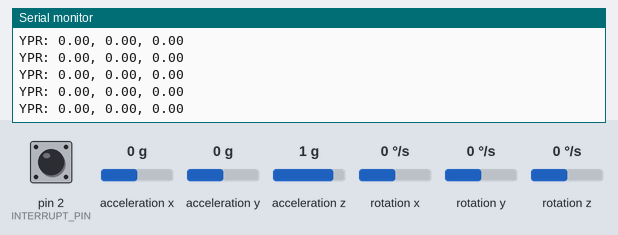
The sketch below on a simulated Arduino Uno, built with avr-gcc and run on an emulated ATmega328P. Parts: the last lines printed to the serial monitor. The test bench sets the inputs (shaded band); at power-on: acceleration x 0 g, rotation z 0 °/s, acceleration y 0 g, acceleration z 1 g, pin 2 (INTERRUPT_PIN) LOW, rotation x 0 °/s, rotation y 0 °/s. The sensor or clock chip raises its interrupt line as the real part does.

Above: at 1.7 s.
1.8 s: acceleration x set to -1.4 g
At 2.3 s:
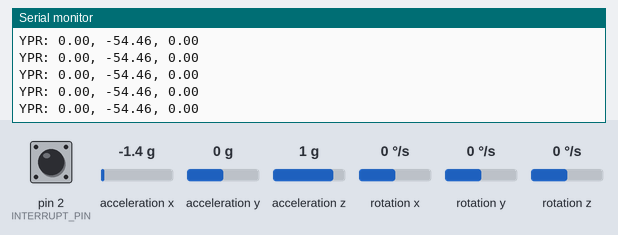
3.3 s: rotation z set to -100 °/s
At 4.0 s:
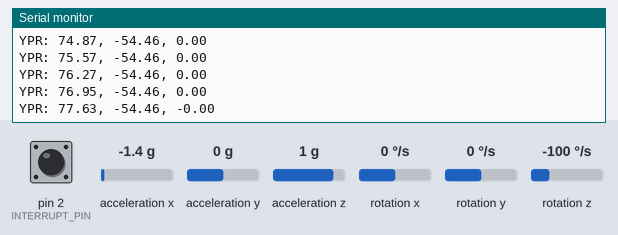
6.3 s: acceleration y set to -1.4 g
At 7.2 s:
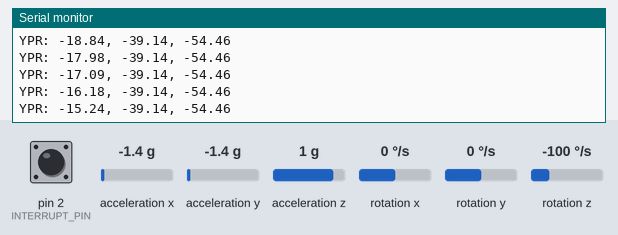
7.8 s: acceleration y set to -0.8 g
At 8.6 s:
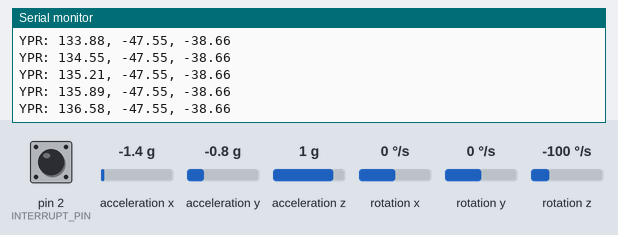
10.8 s: acceleration z set to 0 g
At 11.8 s:
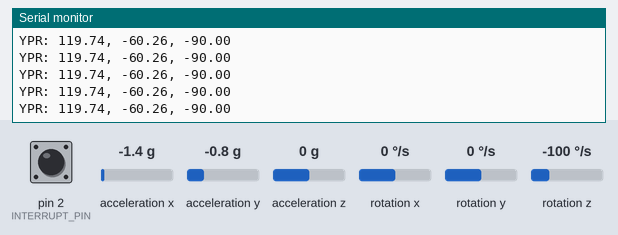
13.8 s: acceleration z set to 0.8 g
At 14.4 s:
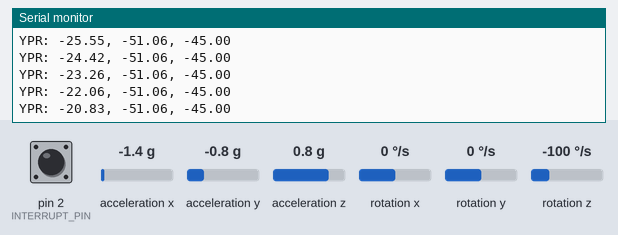
Timing chart, 0 to 16.8 s (numbered marks = the images above; inputs shaded):
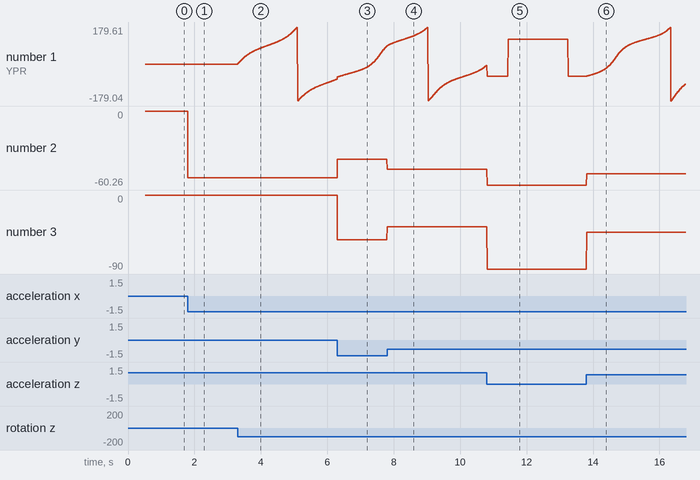

The sketch:

3_DMP_SensorTest.ino
```cpp
#include "I2Cdev.h"
#include "MPU6050_6Axis_MotionApps20.h"
#if I2CDEV_IMPLEMENTATION == I2CDEV_ARDUINO_WIRE
    #include "Wire.h"
#endif

MPU6050 mpu;

bool dmpReady = false;
uint8_t mpuIntStatus;
uint8_t devStatus;
uint16_t packetSize;
uint16_t fifoCount;
uint8_t fifoBuffer[64];

Quaternion q;
VectorFloat gravity;
float ypr[3]; // [yaw, pitch, roll]

#define INTERRUPT_PIN 2
volatile bool mpuInterrupt = false;
void dmpDataReady() {
    mpuInterrupt = true;
}

void setup() {
    #if I2CDEV_IMPLEMENTATION == I2CDEV_ARDUINO_WIRE
        Wire.begin();
        Wire.setClock(400000);
    #endif
    Serial.begin(115200);

    Serial.println(F("I2C device setup"));
    mpu.initialize();
    pinMode(INTERRUPT_PIN, INPUT);

    if (!mpu.testConnection()) {
        Serial.println(F("MPU6050 connection failed"));
        while(1);
    }
    Serial.println(F("MPU6050 connection successful"));

    Serial.println(F("starting DMP"));
    devStatus = mpu.dmpInitialize();
    mpu.setXGyroOffset(17);
    mpu.setYGyroOffset(-69);
    mpu.setZGyroOffset(27);
    mpu.setZAccelOffset(1551);

    if (devStatus == 0) {
        Serial.println(F("Enabling DMP"));
        mpu.setDMPEnabled(true);

        Serial.println(F("Enabling interrupt detection..."));
        attachInterrupt(digitalPinToInterrupt(INTERRUPT_PIN), dmpDataReady, RISING);
        mpuIntStatus = mpu.getIntStatus();

        dmpReady = true;
        packetSize = mpu.dmpGetFIFOPacketSize();
        Serial.println(F("DMP ready"));
    } else {
        Serial.print(F("DMP Initialization failed (code "));
        Serial.print(devStatus);
        Serial.println(F(")"));
    }
}

void loop() {
    if (!dmpReady) return;

    while (!mpuInterrupt && fifoCount < packetSize) {
    }

    mpuInterrupt = false;
    mpuIntStatus = mpu.getIntStatus();
    fifoCount = mpu.getFIFOCount();

    if ((mpuIntStatus & _BV(MPU6050_INTERRUPT_FIFO_OFLOW_BIT)) || fifoCount >= 1024) {
        mpu.resetFIFO();
        Serial.println(F("FIFO overflow!"));

    } else if (mpuIntStatus & _BV(MPU6050_INTERRUPT_DMP_INT_BIT)) {
        while (fifoCount < packetSize) fifoCount = mpu.getFIFOCount();
        mpu.getFIFOBytes(fifoBuffer, packetSize);
        fifoCount -= packetSize;

        mpu.dmpGetQuaternion(&q, fifoBuffer);
        mpu.dmpGetGravity(&gravity, &q);
        mpu.dmpGetYawPitchRoll(ypr, &q, &gravity);

        float yaw   = ypr[0] * 180 / M_PI;
        float pitch = ypr[1] * 180 / M_PI;
        float roll  = ypr[2] * 180 / M_PI;

        Serial.print("YPR: ");
        Serial.print(yaw);
        Serial.print(", ");
        Serial.print(pitch);
        Serial.print(", ");
        Serial.println(roll);
    }
}
```

Measured:
- after the input at 1.8 s, the serial monitor: prints a new line at once (image 1)
- after the input at 3.3 s, the serial monitor: prints a new line at once (image 2)
- after the input at 13.8 s, the serial monitor: prints a new line at once (image 6)
- plotted number 1: 0 → -72.56 after the input at 3.3 s, -60.26 → -39.6 after the input at 13.8 s
- plotted number 2: 0 → -54.46 after the input at 1.8 s, -60.26 → -51.06 after the input at 13.8 s
- plotted number 3: -90 → -45 after the input at 13.8 s
